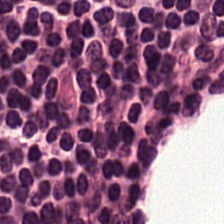
#> input picture data/demo_test_patches/Demo_Normal_Patch_01_normal_004_x21168_y73360_label0.png, 224 x 224 px
$ python -i extract_eval_patches.py   (imports and definitions only)   (older library calls are emulated)
#> lines starting #> are read from the running program, lines starting #| are printed output that depends on the picture
#> further down, picture is the input picture: PIL image 224x224 RGB; mean R, G, B 143.3, 97.5, 128.8
"""
Objective 2 Phase 2B: validation/test patch extraction.

Isolated Objective-1-parity extractor. Does not write to
data/PATCHES/REDESIGNED, PROCESSED, CLEANED, or result/.

Does not import or invoke extract_patches_optimized.main.
Uses read-only imports from annotation_parser only.
"""

from __future__ import annotations

import argparse
import csv
import hashlib
import math
import sys
from dataclasses import dataclass
from pathlib import Path
from typing import Dict, Iterable, List, Optional, Tuple

import numpy as np
from PIL import Image, ImageFilter

try:
    import cv2
except ImportError:
    cv2 = None

try:
    import openslide
except ImportError:
    openslide = None

PROJECT_ROOT = Path(__file__).resolve().parents[2]
SRC_DIR = PROJECT_ROOT / "src"
if str(SRC_DIR) not in sys.path:
    sys.path.insert(0, str(SRC_DIR))

from annotation_parser import (  # noqa: E402
    AnnotationPolygon,
    parse_annotation_xml,
    patch_tumor_overlap_percentage,
)


# ============================================================
# CONFIGURATION (Objective-1 parity)
# ============================================================

REGISTRY_PATH = PROJECT_ROOT / "data" / "wsi_registry.csv"

PATCH_SIZE = 224
CANDIDATE_STRIDE = 112
OPENSLIDE_LEVEL = 0
TARGET_PATCHES = 500

TISSUE_THRESHOLD = 0.50
HSV_SATURATION_THRESHOLD = 25
HSV_VALUE_MIN = 30
HSV_VALUE_MAX = 230

MIN_GRAY_VARIANCE = 5.0

CANDIDATES_PER_TILE = 32
TUMOR_CANDIDATES_PER_TILE = 16
NORMAL_CANDIDATES_PER_TILE = 16

GRID_ROWS = 8
GRID_COLS = 8

APPLY_GAUSSIAN_BLUR = False
GAUSSIAN_SIGMA = 0.5

TUMOR_TARGET = 250
NORMAL_TARGET = 250

# Stage-2-equivalent QC (qc_and_preprocess.py)
QC_MIN_TISSUE_RATIO = 0.20
QC_MAX_WHITE_RATIO = 0.80
QC_MIN_LAPLACIAN_VARIANCE = 20.0

# CLEANED extra rule: normal-folder patches only
QC_NORMAL_FOLDER_STAGE3_BLUR_MIN = 30.0

ALLOWED_SPLITS = ("validation", "test")

FROZEN_PATHS = [
    PROJECT_ROOT / "data" / "PATCHES" / "CLEANED",
    PROJECT_ROOT / "data" / "PATCHES" / "PROCESSED",
    PROJECT_ROOT / "data" / "PATCHES" / "REDESIGNED",
    PROJECT_ROOT / "result",
    PROJECT_ROOT / "src" / "extract_patches_optimized.py",
    PROJECT_ROOT / "src" / "qc_and_preprocess.py",
    PROJECT_ROOT / "src" / "second_stage_qc.py",
    PROJECT_ROOT / "src" / "annotation_parser.py",
    PROJECT_ROOT / "src" / "wsi_manager.py",
]

MANIFEST_FIELDS = [
    "wsi_id",
    "source_wsi",
    "split",
    "class_name",
    "label",
    "x",
    "y",
    "patch_size",
    "candidate_stride",
    "level",
    "tissue_fraction",
    "overlap_percentage",
    "region_category",
    "quality_score",
    "selection_score",
    "spatial_tile_row",
    "spatial_tile_column",
    "annotation_region_id",
    "redundancy_status",
    "selected",
    "discarded_ambiguous",
    "discard_reason",
    "tissue_ratio",
    "white_ratio",
    "blur_score",
    "stage3_tissue_ratio",
    "stage3_white_ratio",
    "stage3_blur_score",
    "final_decision",
    "saved_path",
]


# ============================================================
# DATA STRUCTURES
# ============================================================

@dataclass
class ScreenedItem:
    x: int
    y: int
    tissue_fraction: float
    preview_variance: float
    tile_row: int
    tile_col: int
    overlap: float = 0.0
    region_category: str = "normal_tissue"
    label: int = 0


@dataclass
class Candidate:
    x: int
    y: int
    tissue_fraction: float
    gray_variance: float
    gradient_mean: float
    descriptor: np.ndarray
    tile_row: int
    tile_col: int
    overlap: float = 0.0
    region_category: str = "normal_tissue"
    annotation_region_id: str = ""
    label: int = 0
    quality_score: float = 0.0
    selection_score: float = 0.0
    selected: bool = False
    redundancy_status: str = "not_selected"
    discard_reason: str = ""
    saved_path: str = ""
    tissue_ratio: float = 0.0
    white_ratio: float = 0.0
    blur_score: float = 0.0
    stage3_tissue_ratio: float = 0.0
    stage3_white_ratio: float = 0.0
    stage3_blur_score: float = 0.0
    final_decision: str = ""


# ============================================================
# PATH HELPERS
# ============================================================

def output_root_for_split(split: str) -> Path:
    return PROJECT_ROOT / "data" / "PATCHES" / split.upper()


def manifest_path_for_split(split: str) -> Path:
    return output_root_for_split(split) / f"{split}_patch_manifest.csv"


# ============================================================
# REGISTRY / SPLIT SAFETY
# ============================================================

# [114 lines left out: functions load_registry, validate_eval_wsi, list_wsi_ids_for_split, iter_coordinates, tile_for, tissue_fraction, not called in this run]


def gray_variance(image: Image.Image) -> float:
    small = image.resize((56, 56), Image.Resampling.BILINEAR).convert("L")
    return float(np.asarray(small, dtype=np.float32).var())


def low_res_quality_score(image: Image.Image) -> Tuple[float, float]:
    return tissue_fraction(image), gray_variance(image)


# [4 lines left out: function gaussian_denoise, not called in this run]


def feature_vector(image: Image.Image) -> Tuple[float, float, np.ndarray]:
    rgb = np.asarray(image.convert("RGB"), dtype=np.float32)
    gray = rgb.mean(axis=2)
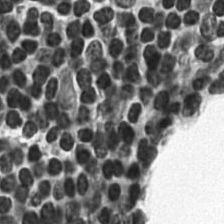
#> gray: shape (224, 224) float32; min 23.33, max 255, mean 123.2
    variance = float(gray.var())
#> variance = 4385.2
    gradient_y, gradient_x = np.gradient(gray)
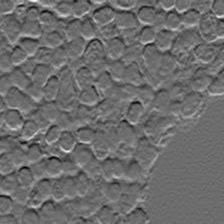
#> gradient_y: shape (224, 224) float32; min -70.67, max 95, mean 0.1; drawn with min black and max white
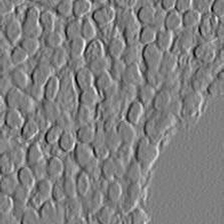
#> gradient_x: shape (224, 224) float32; min -79.17, max 79.17, mean 0.4; drawn with min black and max white
    gradient = float(np.hypot(gradient_x, gradient_y).mean())
#> gradient = 14.2
    hsv = np.asarray(image.convert("HSV"), dtype=np.float32)
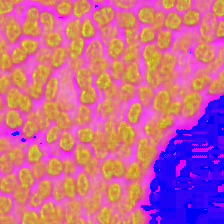
#> hsv: shape (224, 224, 3) float32; mean R, G, B 198.5, 104.4, 144.2
    hsv_mean = hsv.mean(axis=(0, 1)) / 255.0
#> hsv_mean = [0.779, 0.41, 0.566]
    hsv_std = hsv.std(axis=(0, 1)) / 255.0
#> hsv_std = [0.254, 0.205, 0.254]
    thumbnail = (
        np.asarray(
            image.convert("L").resize((16, 16), Image.Resampling.BILINEAR),
            dtype=np.float32,
        ).ravel()
        / 255.0
    )
#> thumbnail = 256 values, max 0.969 at index 239, min 0.212 at index 152, mean 0.451
    descriptor = np.concatenate((hsv_mean, hsv_std, thumbnail))
#> descriptor = 262 values, max 0.969 at index 245, min 0.205 at index 4, mean 0.45
    return variance, gradient, descriptor


# ============================================================
# EVALUATION QC (not train-hardcoded scripts)
# ============================================================

# [944 lines left out: functions stage2_qc_metrics, stage3_qc_metrics, evaluation_qc_reasons, score_candidates, select_candidates, select_tumor_candidates and 14 more, not called in this run]


# [2 lines not run here, left out]

>>> from PIL import Image
>>> picture = Image.open('../../data/demo_test_patches/Demo_Normal_Patch_01_normal_004_x21168_y73360_label0.png')
>>> result = feature_vector(picture)
